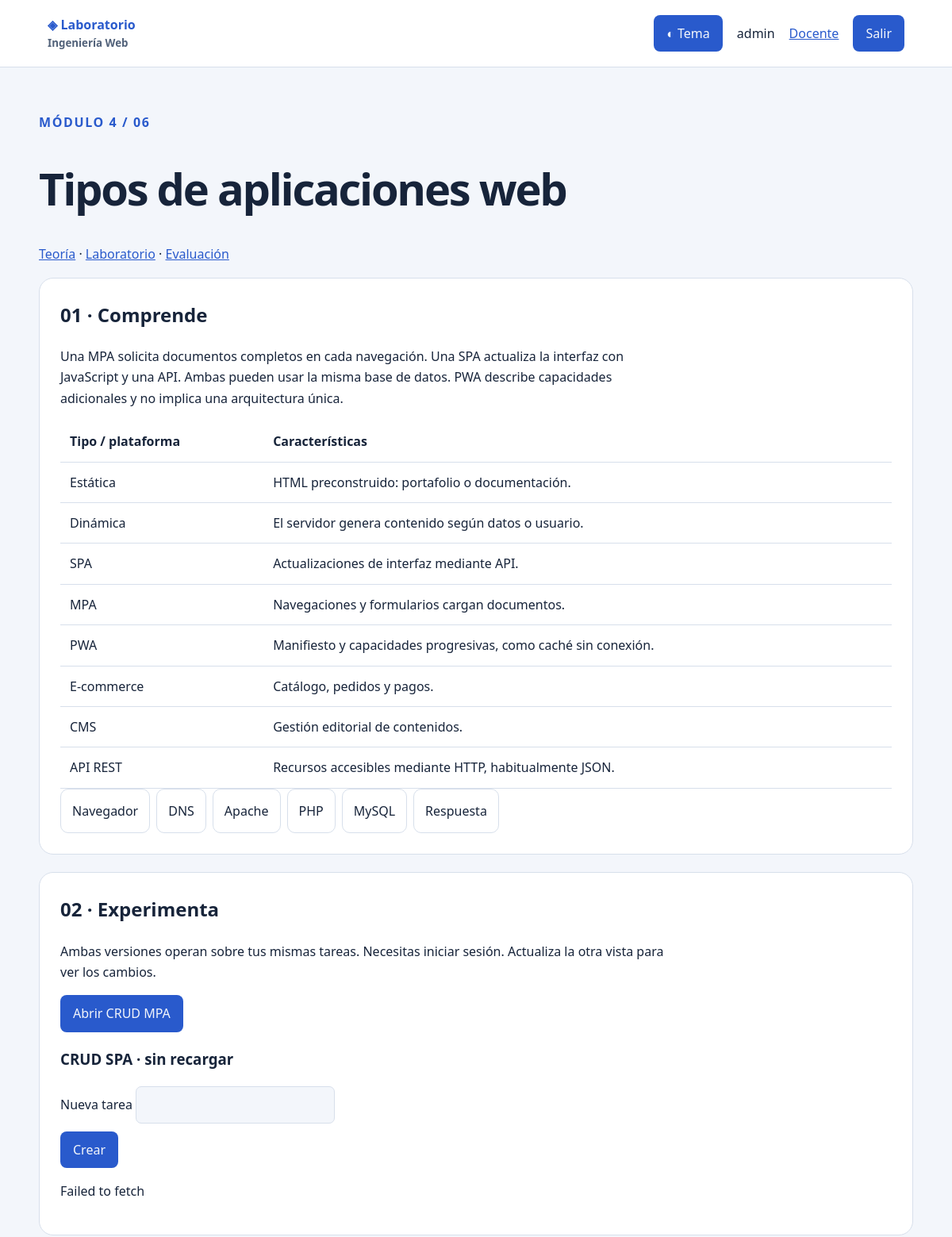
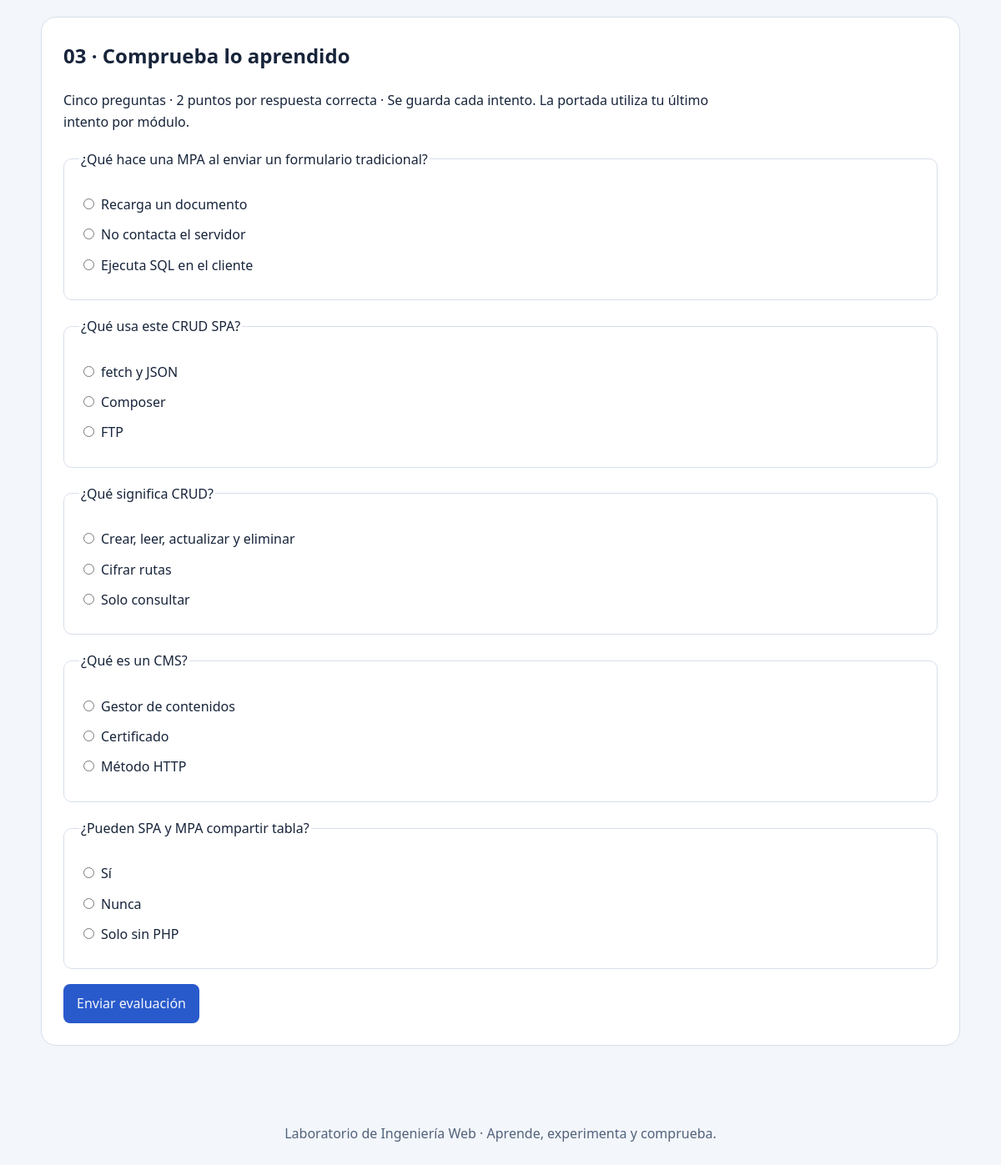
The app's page /modulos/04-tipos-apps/index.php (signed in) with its own data (2 pictures, top to bottom).
### tables this page shows
CREATE TABLE IF NOT EXISTS preguntas (id INT PRIMARY KEY,modulo_id INT NOT NULL,enunciado TEXT NOT NULL,opciones JSON NOT NULL,respuesta_correcta INT NOT NULL,FOREIGN KEY(modulo_id) REFERENCES modulos(id));

### modulos/04-tipos-apps/index.php (called while the page is built)
<?php $modulo=4; require __DIR__.'/../../includes/modulo.php';

### config/config.php (called while the page is built, shortened)
<?php
function e($valor): string { return htmlspecialchars((string)$valor, ENT_QUOTES, 'UTF-8'); }
function alumno(): ?array { return $_SESSION['alumno'] ?? null; }

### config/db.php (called while the page is built)
<?php
require_once __DIR__.'/config.php';
function bd(): PDO {
    static $pdo;
    if (!$pdo) {
        try { $pdo = new PDO('mysql:host='.DB_HOST.';dbname='.DB_NAME.';charset=utf8mb4', DB_USER, DB_PASS, [PDO::ATTR_ERRMODE=>PDO::ERRMODE_EXCEPTION,PDO::ATTR_DEFAULT_FETCH_MODE=>PDO::FETCH_ASSOC,PDO::ATTR_EMULATE_PREPARES=>false]); }
        catch (PDOException $error) { error_log($error->getMessage()); throw new RuntimeException('No se pudo conectar con lab_web. Inicia MySQL e importa sql/lab_web.sql.'); }
    }
    return $pdo;
}

### includes/modulo.php (the view, shortened to what this page needs)
<?php
require_once __DIR__.'/contenido.php';
require_once __DIR__.'/../config/db.php';
$c=$contenidos[$modulo];$titulo=$c[0];$mensaje='';
include __DIR__.'/header.php';
?>
<p class="eyebrow">MÓDULO <?=e($modulo)?> / 06</p><h1><?=e($titulo)?></h1><p><a href="#teoria">Teoría</a> · <a href="#laboratorio">Laboratorio</a> · <a href="#evaluacion">Evaluación</a></p>
<section id="teoria"><h2>01 · Comprende</h2><p><?=e($c[2])?></p>
<?php if($modulo===1): ?><div class="linea"><?php foreach($c[3] as $etapa): ?><button data-etapa="<?=e($etapa[1])?>"><?=e($etapa[0])?></button><?php endforeach; ?></div><p id="detalle-etapa" aria-live="polite">Selecciona una etapa para explorarla. La línea representa hitos conceptuales, no fechas exactas.</p>
<?php elseif($c[3]): ?><div class="tabla"><table><tr><th>Tipo / plataforma</th><th>Características</th></tr><?php foreach($c[3] as $fila): ?><tr><td><?=e($fila[0])?></td><td><?=e($fila[1])?></td></tr><?php endforeach; ?></table></div><?php endif; ?>
<div class="flujo" aria-label="Flujo cliente servidor"><?php foreach(['Navegador','DNS','Apache','PHP','MySQL','Respuesta'] as $paso): ?><span><?=e($paso)?></span><?php endforeach; ?></div>
</section><section id="laboratorio"><h2>02 · Experimenta</h2>
<?php include __DIR__.'/laboratorios.php'; ?>
</section><section id="evaluacion"><h2>03 · Comprueba lo aprendido</h2><p>Cinco preguntas · 2 puntos por respuesta correcta · Se guarda cada intento. La portada utiliza tu último intento por módulo.</p>
<?php if(!alumno()): ?><p><a href="<?=BASE_URL?>/login.php">Inicia sesión para guardar tu evaluación.</a></p><?php else: try { $q=bd()->prepare('SELECT id,enunciado,opciones FROM preguntas WHERE modulo_id=? ORDER BY id');$q->execute([$modulo]);$lista=$q->fetchAll();if(count($lista)!==5) throw new RuntimeException('Faltan preguntas. Importa el SQL.'); ?>
<form method="post"><input type="hidden" name="csrf" value="<?=e(token())?>"><input type="hidden" name="evaluar" value="1"><?php foreach($lista as $p): ?><fieldset><legend><?=e($p['enunciado'])?></legend><?php foreach(json_decode($p['opciones'],true) as $i=>$opcion): ?><label><input type="radio" required name="respuesta[<?=e($p['id'])?>]" value="<?=e($i)?>"><?=e($opcion)?></label><?php endforeach; ?></fieldset><?php endforeach; ?><button>Enviar evaluación</button></form>
<?php }catch(Throwable $error){echo '<p class="aviso">'.e($error->getMessage()).'</p>';} endif; ?></section><?php include __DIR__.'/footer.php'; ?>

### assets/css/estilos.css (style rules this page uses)
:root { color-scheme:light;--fondo:#f3f6fb;--panel:#fff;--texto:#17243a;--suave:#52627a;--borde:#d7dfeb;--acento:#295acc }
* { box-sizing:border-box }
body { margin:0;background:var(--fondo);color:var(--texto);font:16px/1.65 system-ui,sans-serif }
a { color:var(--acento) }
h1 { font-size:clamp(2rem,5vw,3.5rem);line-height:1.15;letter-spacing:-.04em }
h2 { margin-top:0 }
p { max-width:85ch }
.eyebrow { color:var(--acento);font-weight:700;letter-spacing:.1em }
.tarjeta,section { background:var(--panel);border:1px solid var(--borde);border-radius:18px;padding:26px;margin-bottom:22px }
button,.boton { background:var(--acento);color:var(--fondo);border:0;border-radius:8px;padding:10px 16px;font:inherit;cursor:pointer;text-decoration:none;display:inline-block }
input,select,textarea { font:inherit;background:var(--fondo);color:var(--texto);border:1px solid var(--borde);border-radius:7px;padding:9px;max-width:100% }
label { display:block;margin:10px 0 }
input[type=checkbox],input[type=radio] { margin-right:8px }
table { width:100%;border-collapse:collapse }
th,td { text-align:left;padding:12px;border-bottom:1px solid var(--borde) }
.tabla { overflow:auto }
.flujo { display:flex;gap:8px;flex-wrap:wrap }
.flujo span { padding:14px;border:1px solid var(--borde);border-radius:10px }
fieldset { border:1px solid var(--borde);border-radius:10px;margin:18px 0;padding:18px }

### records on screen
preguntas: enunciado "¿Qué hace una MPA al enviar un formulario tradicional?", opciones "Recarga un documento", opciones "No contacta el servidor", opciones "Ejecuta SQL en el cliente"
preguntas: enunciado "¿Qué usa este CRUD SPA?", opciones "fetch y JSON", opciones "Composer", opciones "FTP"
preguntas: enunciado "¿Qué significa CRUD?", opciones "Crear, leer, actualizar y eliminar", opciones "Cifrar rutas", opciones "Solo consultar"
preguntas: enunciado "¿Qué es un CMS?", opciones "Gestor de contenidos", opciones "Certificado", opciones "Método HTTP"
preguntas: enunciado "¿Pueden SPA y MPA compartir tabla?", opciones "Sí", opciones "Nunca", opciones "Solo sin PHP"

### other values on screen
alumno()['nombre'] "admin"
$modulo "4"
$titulo "Tipos de aplicaciones web"
$fila[0] "Estática"
$fila[1] "HTML preconstruido: portafolio o documentación."
$fila[0] "Dinámica"
$fila[1] "El servidor genera contenido según datos o usuario."
$fila[0] "SPA"
$fila[1] "Actualizaciones de interfaz mediante API."
$fila[0] "MPA"
$fila[1] "Navegaciones y formularios cargan documentos."
$fila[0] "PWA"
$fila[1] "Manifiesto y capacidades progresivas, como caché sin conexión."
$fila[0] "E-commerce"
$fila[1] "Catálogo, pedidos y pagos."
